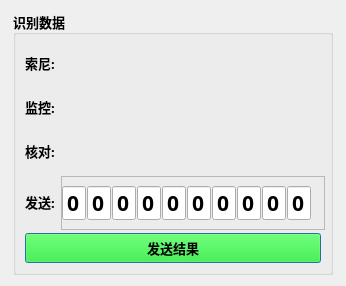
<?xml version="1.0" encoding="UTF-8"?>
<ui version="4.0">
 <class>Dialog_Result</class>
 <widget class="QDialog" name="Dialog_Result">
  <property name="geometry">
   <rect>
    <x>0</x>
    <y>0</y>
    <width>346</width>
    <height>286</height>
   </rect>
  </property>
  <property name="minimumSize">
   <size>
    <width>346</width>
    <height>286</height>
   </size>
  </property>
  <property name="maximumSize">
   <size>
    <width>346</width>
    <height>286</height>
   </size>
  </property>
  <property name="windowTitle">
   <string>结果确认</string>
  </property>
  <layout class="QGridLayout" name="gridLayout">
   <item row="0" column="0">
    <widget class="QGroupBox" name="groupBox_8">
     <property name="minimumSize">
      <size>
       <width>300</width>
       <height>10</height>
      </size>
     </property>
     <property name="maximumSize">
      <size>
       <width>320</width>
       <height>16777215</height>
      </size>
     </property>
     <property name="font">
      <font>
       <family>微软雅黑</family>
       <pointsize>10</pointsize>
       <bold>true</bold>
      </font>
     </property>
     <property name="title">
      <string>识别数据</string>
     </property>
     <layout class="QGridLayout" name="gridLayout_28">
      <item row="1" column="1" colspan="2">
       <widget class="QWidget" name="widget_camera_monitor" native="true">
        <property name="minimumSize">
         <size>
          <width>230</width>
          <height>38</height>
         </size>
        </property>
       </widget>
      </item>
      <item row="0" column="1" colspan="2">
       <widget class="QWidget" name="widget_camera_sony" native="true">
        <property name="minimumSize">
         <size>
          <width>230</width>
          <height>38</height>
         </size>
        </property>
       </widget>
      </item>
      <item row="2" column="0">
       <widget class="QLabel" name="label_89">
        <property name="minimumSize">
         <size>
          <width>0</width>
          <height>30</height>
         </size>
        </property>
        <property name="text">
         <string>核对:</string>
        </property>
       </widget>
      </item>
      <item row="1" column="0">
       <widget class="QLabel" name="label_88">
        <property name="minimumSize">
         <size>
          <width>0</width>
          <height>30</height>
         </size>
        </property>
        <property name="text">
         <string>监控:</string>
        </property>
       </widget>
      </item>
      <item row="0" column="0">
       <widget class="QLabel" name="label_87">
        <property name="minimumSize">
         <size>
          <width>0</width>
          <height>30</height>
         </size>
        </property>
        <property name="text">
         <string>索尼:</string>
        </property>
       </widget>
      </item>
      <item row="3" column="0">
       <widget class="QLabel" name="label_16">
        <property name="minimumSize">
         <size>
          <width>0</width>
          <height>30</height>
         </size>
        </property>
        <property name="text">
         <string>发送:</string>
        </property>
       </widget>
      </item>
      <item row="4" column="0" colspan="3">
       <widget class="QPushButton" name="pushButton_Send_Res">
        <property name="minimumSize">
         <size>
          <width>50</width>
          <height>30</height>
         </size>
        </property>
        <property name="styleSheet">
         <string notr="true">background:rgb(0,255,0)</string>
        </property>
        <property name="text">
         <string>发送结果</string>
        </property>
       </widget>
      </item>
      <item row="3" column="1" colspan="2">
       <widget class="QFrame" name="frame_5">
        <property name="minimumSize">
         <size>
          <width>264</width>
          <height>54</height>
         </size>
        </property>
        <property name="font">
         <font>
          <family>微软雅黑</family>
          <pointsize>16</pointsize>
          <bold>true</bold>
         </font>
        </property>
        <property name="frameShape">
         <enum>QFrame::Shape::StyledPanel</enum>
        </property>
        <property name="frameShadow">
         <enum>QFrame::Shadow::Raised</enum>
        </property>
        <widget class="QLineEdit" name="lineEdit_result_7">
         <property name="geometry">
          <rect>
           <x>176</x>
           <y>10</y>
           <width>24</width>
           <height>34</height>
          </rect>
         </property>
         <property name="minimumSize">
          <size>
           <width>24</width>
           <height>34</height>
          </size>
         </property>
         <property name="maximumSize">
          <size>
           <width>26</width>
           <height>16777215</height>
          </size>
         </property>
         <property name="font">
          <font>
           <family>微软雅黑</family>
           <pointsize>16</pointsize>
           <bold>true</bold>
          </font>
         </property>
         <property name="toolTip">
          <string>&lt;html&gt;&lt;head/&gt;&lt;body&gt;&lt;p&gt;&lt;span style=&quot; font-weight:700;&quot;&gt;空格键_下一个&lt;/span&gt;&lt;/p&gt;&lt;/body&gt;&lt;/html&gt;</string>
         </property>
         <property name="text">
          <string>0</string>
         </property>
         <property name="alignment">
          <set>Qt::AlignmentFlag::AlignCenter</set>
         </property>
        </widget>
        <widget class="QLineEdit" name="lineEdit_result_5">
         <property name="geometry">
          <rect>
           <x>126</x>
           <y>10</y>
           <width>24</width>
           <height>34</height>
          </rect>
         </property>
         <property name="minimumSize">
          <size>
           <width>24</width>
           <height>34</height>
          </size>
         </property>
         <property name="maximumSize">
          <size>
           <width>26</width>
           <height>16777215</height>
          </size>
         </property>
         <property name="font">
          <font>
           <family>微软雅黑</family>
           <pointsize>16</pointsize>
           <bold>true</bold>
          </font>
         </property>
         <property name="toolTip">
          <string>&lt;html&gt;&lt;head/&gt;&lt;body&gt;&lt;p&gt;&lt;span style=&quot; font-weight:700;&quot;&gt;空格键_下一个&lt;/span&gt;&lt;/p&gt;&lt;/body&gt;&lt;/html&gt;</string>
         </property>
         <property name="text">
          <string>0</string>
         </property>
         <property name="alignment">
          <set>Qt::AlignmentFlag::AlignCenter</set>
         </property>
        </widget>
        <widget class="QLineEdit" name="lineEdit_result_3">
         <property name="geometry">
          <rect>
           <x>76</x>
           <y>10</y>
           <width>24</width>
           <height>34</height>
          </rect>
         </property>
         <property name="minimumSize">
          <size>
           <width>24</width>
           <height>34</height>
          </size>
         </property>
         <property name="maximumSize">
          <size>
           <width>26</width>
           <height>16777215</height>
          </size>
         </property>
         <property name="font">
          <font>
           <family>微软雅黑</family>
           <pointsize>16</pointsize>
           <bold>true</bold>
          </font>
         </property>
         <property name="toolTip">
          <string>&lt;html&gt;&lt;head/&gt;&lt;body&gt;&lt;p&gt;&lt;span style=&quot; font-weight:700;&quot;&gt;空格键_下一个&lt;/span&gt;&lt;/p&gt;&lt;/body&gt;&lt;/html&gt;</string>
         </property>
         <property name="text">
          <string>0</string>
         </property>
         <property name="alignment">
          <set>Qt::AlignmentFlag::AlignCenter</set>
         </property>
        </widget>
        <widget class="QLineEdit" name="lineEdit_result_1">
         <property name="geometry">
          <rect>
           <x>26</x>
           <y>10</y>
           <width>24</width>
           <height>34</height>
          </rect>
         </property>
         <property name="minimumSize">
          <size>
           <width>24</width>
           <height>34</height>
          </size>
         </property>
         <property name="maximumSize">
          <size>
           <width>26</width>
           <height>16777215</height>
          </size>
         </property>
         <property name="font">
          <font>
           <family>微软雅黑</family>
           <pointsize>16</pointsize>
           <bold>true</bold>
          </font>
         </property>
         <property name="toolTip">
          <string>&lt;html&gt;&lt;head/&gt;&lt;body&gt;&lt;p&gt;&lt;span style=&quot; font-weight:700;&quot;&gt;空格键_下一个&lt;/span&gt;&lt;/p&gt;&lt;/body&gt;&lt;/html&gt;</string>
         </property>
         <property name="text">
          <string>0</string>
         </property>
         <property name="alignment">
          <set>Qt::AlignmentFlag::AlignCenter</set>
         </property>
        </widget>
        <widget class="QLineEdit" name="lineEdit_result_8">
         <property name="geometry">
          <rect>
           <x>201</x>
           <y>10</y>
           <width>24</width>
           <height>34</height>
          </rect>
         </property>
         <property name="minimumSize">
          <size>
           <width>24</width>
           <height>34</height>
          </size>
         </property>
         <property name="maximumSize">
          <size>
           <width>26</width>
           <height>16777215</height>
          </size>
         </property>
         <property name="font">
          <font>
           <family>微软雅黑</family>
           <pointsize>16</pointsize>
           <bold>true</bold>
          </font>
         </property>
         <property name="toolTip">
          <string>&lt;html&gt;&lt;head/&gt;&lt;body&gt;&lt;p&gt;&lt;span style=&quot; font-weight:700;&quot;&gt;空格键_下一个&lt;/span&gt;&lt;/p&gt;&lt;/body&gt;&lt;/html&gt;</string>
         </property>
         <property name="text">
          <string>0</string>
         </property>
         <property name="alignment">
          <set>Qt::AlignmentFlag::AlignCenter</set>
         </property>
        </widget>
        <widget class="QLineEdit" name="lineEdit_result_6">
         <property name="geometry">
          <rect>
           <x>151</x>
           <y>10</y>
           <width>24</width>
           <height>34</height>
          </rect>
         </property>
         <property name="minimumSize">
          <size>
           <width>24</width>
           <height>34</height>
          </size>
         </property>
         <property name="maximumSize">
          <size>
           <width>26</width>
           <height>16777215</height>
          </size>
         </property>
         <property name="font">
          <font>
           <family>微软雅黑</family>
           <pointsize>16</pointsize>
           <bold>true</bold>
          </font>
         </property>
         <property name="toolTip">
          <string>&lt;html&gt;&lt;head/&gt;&lt;body&gt;&lt;p&gt;&lt;span style=&quot; font-weight:700;&quot;&gt;空格键_下一个&lt;/span&gt;&lt;/p&gt;&lt;/body&gt;&lt;/html&gt;</string>
         </property>
         <property name="text">
          <string>0</string>
         </property>
         <property name="alignment">
          <set>Qt::AlignmentFlag::AlignCenter</set>
         </property>
        </widget>
        <widget class="QLineEdit" name="lineEdit_result_9">
         <property name="geometry">
          <rect>
           <x>226</x>
           <y>10</y>
           <width>24</width>
           <height>34</height>
          </rect>
         </property>
         <property name="minimumSize">
          <size>
           <width>24</width>
           <height>34</height>
          </size>
         </property>
         <property name="maximumSize">
          <size>
           <width>26</width>
           <height>16777215</height>
          </size>
         </property>
         <property name="font">
          <font>
           <family>微软雅黑</family>
           <pointsize>16</pointsize>
           <bold>true</bold>
          </font>
         </property>
         <property name="toolTip">
          <string>&lt;html&gt;&lt;head/&gt;&lt;body&gt;&lt;p&gt;&lt;span style=&quot; font-weight:700;&quot;&gt;空格键_下一个&lt;/span&gt;&lt;/p&gt;&lt;/body&gt;&lt;/html&gt;</string>
         </property>
         <property name="text">
          <string>0</string>
         </property>
         <property name="alignment">
          <set>Qt::AlignmentFlag::AlignCenter</set>
         </property>
        </widget>
        <widget class="QLineEdit" name="lineEdit_result_2">
         <property name="geometry">
          <rect>
           <x>51</x>
           <y>10</y>
           <width>24</width>
           <height>34</height>
          </rect>
         </property>
         <property name="minimumSize">
          <size>
           <width>24</width>
           <height>34</height>
          </size>
         </property>
         <property name="maximumSize">
          <size>
           <width>26</width>
           <height>16777215</height>
          </size>
         </property>
         <property name="font">
          <font>
           <family>微软雅黑</family>
           <pointsize>16</pointsize>
           <bold>true</bold>
          </font>
         </property>
         <property name="toolTip">
          <string>&lt;html&gt;&lt;head/&gt;&lt;body&gt;&lt;p&gt;&lt;span style=&quot; font-weight:700;&quot;&gt;空格键_下一个&lt;/span&gt;&lt;/p&gt;&lt;/body&gt;&lt;/html&gt;</string>
         </property>
         <property name="text">
          <string>0</string>
         </property>
         <property name="alignment">
          <set>Qt::AlignmentFlag::AlignCenter</set>
         </property>
        </widget>
        <widget class="QLineEdit" name="lineEdit_result_4">
         <property name="geometry">
          <rect>
           <x>101</x>
           <y>10</y>
           <width>24</width>
           <height>34</height>
          </rect>
         </property>
         <property name="minimumSize">
          <size>
           <width>24</width>
           <height>34</height>
          </size>
         </property>
         <property name="maximumSize">
          <size>
           <width>26</width>
           <height>16777215</height>
          </size>
         </property>
         <property name="font">
          <font>
           <family>微软雅黑</family>
           <pointsize>16</pointsize>
           <bold>true</bold>
          </font>
         </property>
         <property name="toolTip">
          <string>&lt;html&gt;&lt;head/&gt;&lt;body&gt;&lt;p&gt;&lt;span style=&quot; font-weight:700;&quot;&gt;空格键_下一个&lt;/span&gt;&lt;/p&gt;&lt;/body&gt;&lt;/html&gt;</string>
         </property>
         <property name="text">
          <string>0</string>
         </property>
         <property name="alignment">
          <set>Qt::AlignmentFlag::AlignCenter</set>
         </property>
        </widget>
        <widget class="QLineEdit" name="lineEdit_result_0">
         <property name="geometry">
          <rect>
           <x>1</x>
           <y>10</y>
           <width>24</width>
           <height>34</height>
          </rect>
         </property>
         <property name="minimumSize">
          <size>
           <width>24</width>
           <height>34</height>
          </size>
         </property>
         <property name="maximumSize">
          <size>
           <width>26</width>
           <height>16777215</height>
          </size>
         </property>
         <property name="font">
          <font>
           <family>微软雅黑</family>
           <pointsize>16</pointsize>
           <bold>true</bold>
          </font>
         </property>
         <property name="toolTip">
          <string>&lt;html&gt;&lt;head/&gt;&lt;body&gt;&lt;p&gt;&lt;span style=&quot; font-weight:700;&quot;&gt;空格键_下一个&lt;/span&gt;&lt;/p&gt;&lt;/body&gt;&lt;/html&gt;</string>
         </property>
         <property name="text">
          <string>0</string>
         </property>
         <property name="alignment">
          <set>Qt::AlignmentFlag::AlignCenter</set>
         </property>
        </widget>
       </widget>
      </item>
      <item row="2" column="1" colspan="2">
       <widget class="QWidget" name="widget_camera_fit" native="true">
        <property name="minimumSize">
         <size>
          <width>230</width>
          <height>38</height>
         </size>
        </property>
       </widget>
      </item>
     </layout>
    </widget>
   </item>
  </layout>
 </widget>
 <resources/>
 <connections/>
</ui>
